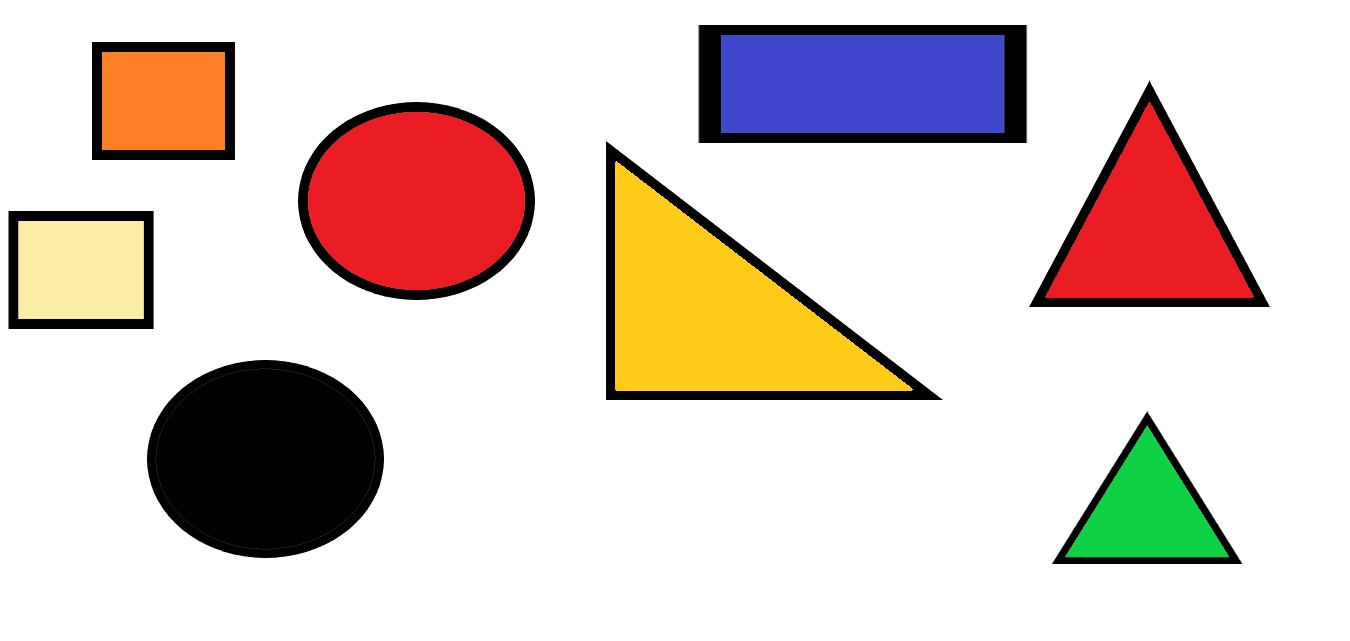
#> input picture Detection of Objects with Simple Shape-and-Color Based Features/IMGA.jpg, 1350 x 641 px, found by its file name
$ python 3332.py
#> lines starting #> are read from the running program, lines starting #| are printed output that depends on the picture; after the words box and inside, x2 and y2 are one past the last pixel; in counts of white or black regions, pixels touching at a corner belong together; long printed decimals are rounded
import cv2
img = cv2.imread(r"D:\Study\Mini-project\Detection of Objects with Simple Shape-and-Color Based Features\IMGA.jpg")
#> img is the input picture: shape (641, 1350, 3); mean B, G, R 200.3, 206.6, 220.3
gray_img = cv2.cvtColor(img, cv2.COLOR_BGR2GRAY)
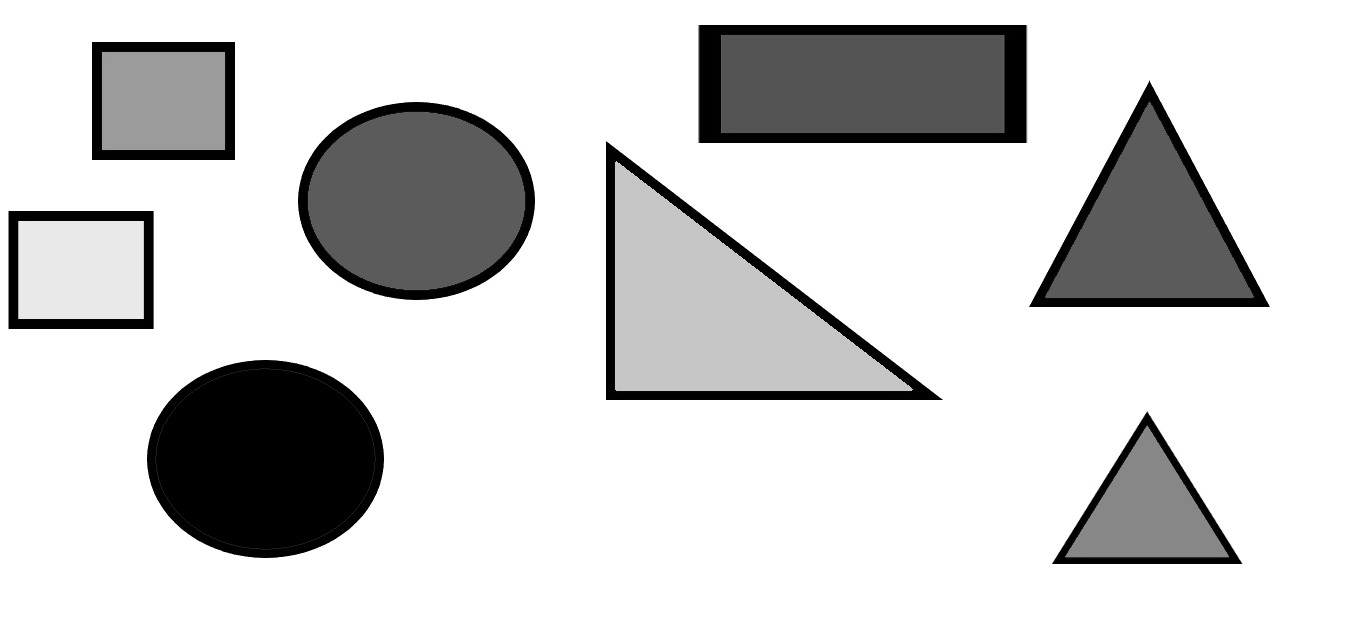
#> gray_img: shape (641, 1350); min 0, max 255, mean 210
_, thresh_img = cv2.threshold(gray_img, 220, 255, cv2.THRESH_BINARY)
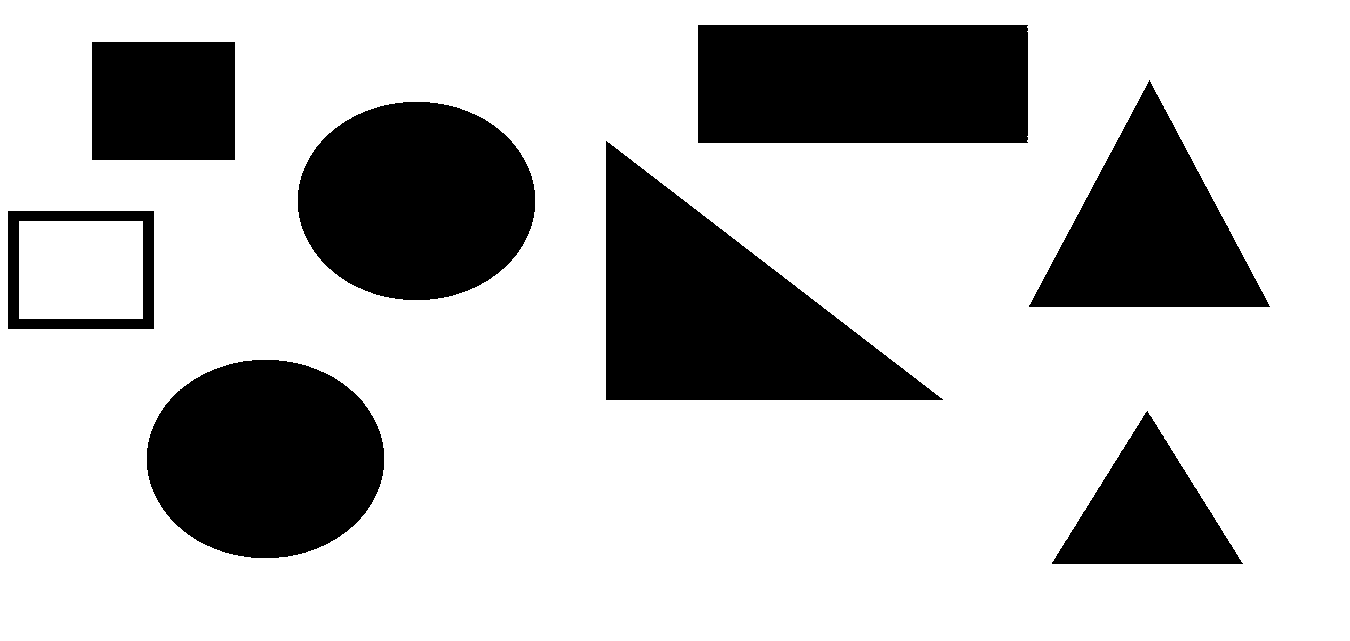
#> thresh_img: shape (641, 1350); 74.5% white; 8 black regions
contours, hierarchy = cv2.findContours(thresh_img,cv2.RETR_TREE,cv2.CHAIN_APPROX_SIMPLE)
#> contours = 10 contours; largest, box (x1, y1, x2, y2) and area: (0, 0, 1350, 641) 863360, (605, 140, 944, 401) 44236, (697, 24, 1029, 144) 39381, (146, 359, 385, 559) 37330, (297, 101, 536, 301) 37322

for i, contour in enumerate(contours):
    if i == 0:
        continue

    epsilon = 0.01*cv2.arcLength(contour, True)
    approx = cv2.approxPolyDP(contour, epsilon, True)

    cv2.drawContours(img, contour, 0, (0,0,0), 4)

    x,y,w,h= cv2.boundingRect(approx)
    x_mid = int(x+w/3)
    y_mid = int(y+h/1.5)

    coords = (x_mid,y_mid)
    colour = (0,0,0)
    font = cv2.FONT_HERSHEY_DUPLEX

    if len(approx) == 3:
        cv2.putText(img, "Triangle", coords, font, 1 ,colour, 1)
    elif len(approx) == 4:
        x1 ,y1, w, h = cv2.boundingRect(approx)
        aspectRatio = float(w)/h
        print(aspectRatio)
        if aspectRatio >= 0.95 and aspectRatio <= 1.05:
            cv2.putText(img, "Square", coords, font, 1 ,colour, 1)
        else:
            cv2.putText(img, "Rectangle", coords, font, 1 ,colour, 1)
    elif len(approx) == 5:
        cv2.putText(img, "Pentagon", coords, font, 1 ,colour, 1)
    elif len(approx) == 6:
        cv2.putText(img, "Hexagon", coords, font, 1 ,colour, 1)
    else:
        cv2.putText(img, "Circle", coords, font, 1 ,colour, 1)
#> this loop made 10 passes
#> (epsilon, approx, x, y, x_mid, y_mid) on passes 4, 5, 9, 10: (5.3, [[7, 211], [153, 210], [154, 328], [8, 329]], 7, 210, 56, 290), (4.4, [[19, 221], [19, 318], [142, 318], [142, 221]], 19, 221, 60, 286), (5.24, [[91, 42], [234, 41], [235, 159], [92, 160]], 91, 41, 139, 121), (9.01, [[697, 25], [1027, 24], [1028, 142], [698, 143]], 697, 24, 807, 104)
#> (epsilon, approx, x, y, x_mid, y_mid) on passes 2, 6, 8: (5.78, [[1051, 562], [1147, 410], [1243, 563]], 1051, 410, 1115, 512), (10.43, [[605, 141], [943, 399], [606, 400]], 605, 141, 718, 314), (7.97, [[1149, 79], [1269, 307], [1028, 306]], 1028, 79, 1108, 231)
#| 1.233
#| 1.265
#| 1.208
#| 2.767
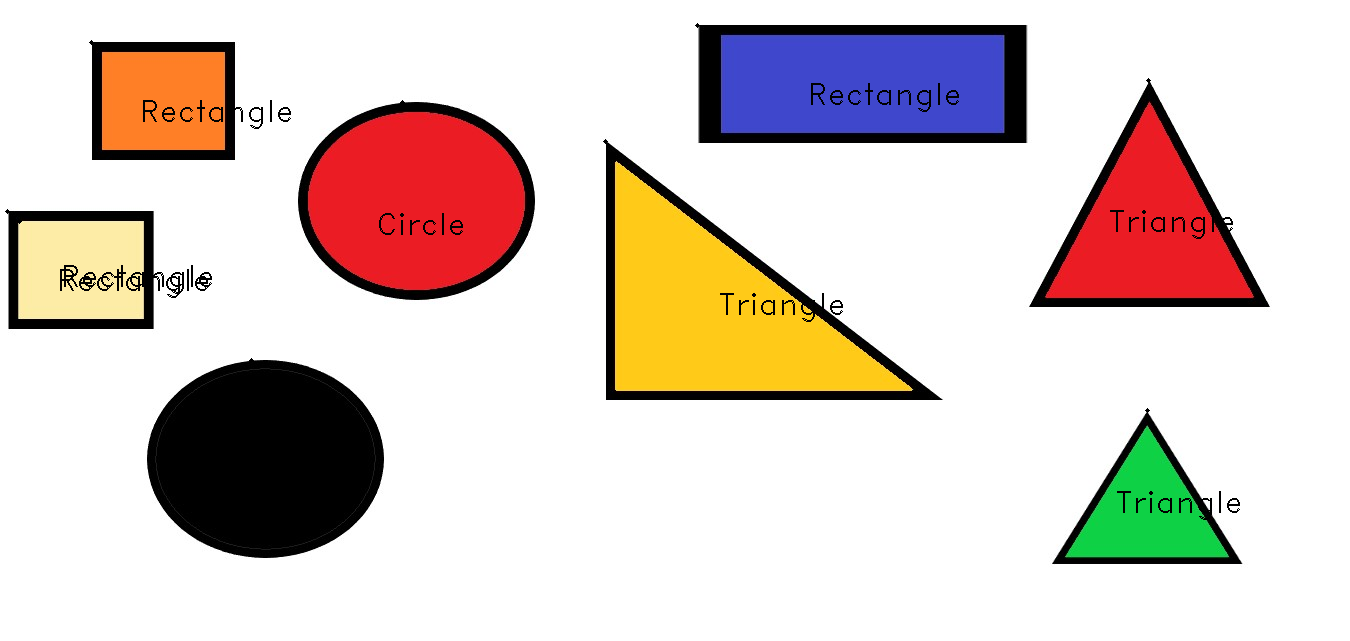
#> img: shape (641, 1350, 3); 0.56% of pixels changed, all inside (x1, y1, x2, y2) = (5, 23, 1240, 520)

cv2.imshow("Window",img)
cv2.waitKey(0)
